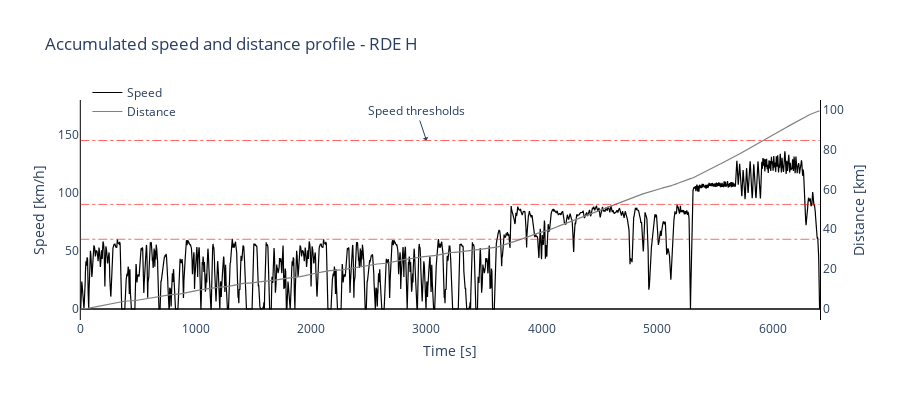
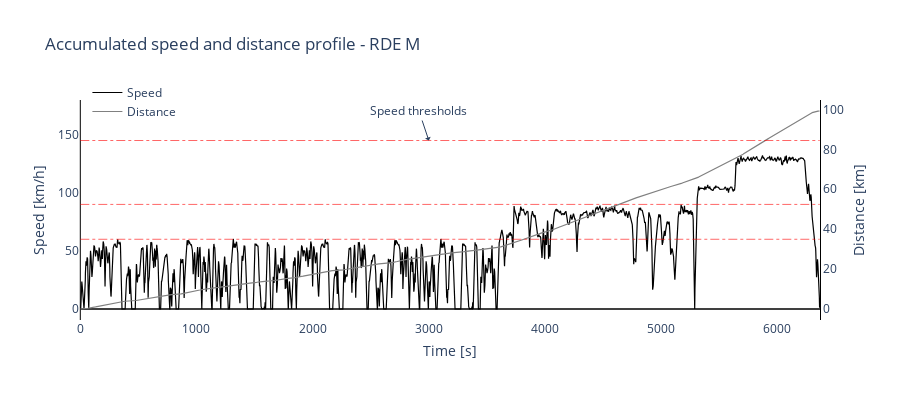
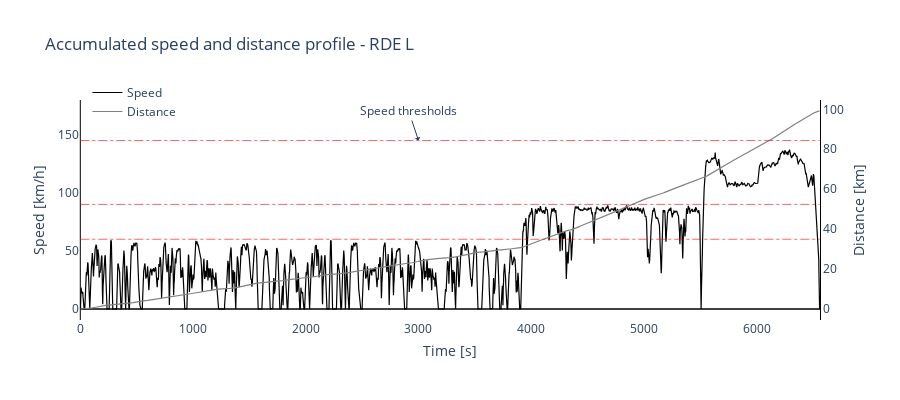

The notebook cell these images were saved under, in order:
### Code cell
fig = go.Figure()
# Agregar alguna traza de datos
fig.add_trace(go.Scatter(y=RDE_H["v_km_h_f"],name='Speed',mode="lines",line=dict(color='black',width=1.2)))
# Agregar la segunda traza de datos
fig.add_trace(go.Scatter(x=RDE_H["t_s"], y=RDE_H["distance_m"], name='Distance',yaxis='y2',line=dict(color='Gray',width=1.2)))

xmax = len(RDE_H["t_s"])

# Agregar una línea horizontal vel
fig.add_shape(type="line",x0=0,y0=60, x1=xmax,y1=60,line=dict(color="Red",width=0.6,dash="dashdot",),)
fig.add_shape(type="line",x0=0,y0=90, x1=xmax,y1=90,line=dict(color="Red",width=0.6,dash="dashdot",),)
fig.add_shape(type="line",x0=0,y0=145, x1=xmax,y1=145,line=dict(color="Red",width=0.6,dash="dashdot"),)
fig.add_annotation(x=3000, y=145, text="Speed thresholds", showarrow=True, arrowhead=1)

# Actualizar el layout para incluir el segundo eje Y
fig.update_layout(legend=dict(yanchor="top",y=1.1,xanchor="left",x=0.01),plot_bgcolor='white',paper_bgcolor='white', autosize=False,
    width=900,height=400, title_text="Accumulated speed and distance profile - RDE H",
    xaxis=dict(ticklen=40,showgrid=False,zeroline=True,zerolinecolor='black',zerolinewidth=1,title="Time [s]",title_standoff=10),
    yaxis=dict(ticklen=40,showgrid=False,zeroline=True,zerolinecolor='black',zerolinewidth=1,title='Speed [km/h]',title_standoff=10),
    yaxis2=dict(ticklen=40,showgrid=False,zeroline=True,zerolinecolor='black',zerolinewidth=1,title='Distance [km]',title_standoff=10,
                overlaying='y',side='right',showline=True,linecolor='black',linewidth=1))
fig.show()
distance_H = (simps(RDE_H["v_km_h_f"].divide(3.6).values,RDE_H.t_s.values))/1000 # TOTAL En km
print("Distancia recorrida del ciclo RDE H {:.0f} km".format(distance_H))
total_time_H = (RDE_H["t_s"].iloc[-1] - RDE_H["t_s"].iloc[0])/60 # en minutos
print("Tiempo total del ciclo RDE H {:.1f} minutos".format(total_time_H))


fig = go.Figure()
# Agregar alguna traza de datos
fig.add_trace(go.Scatter(y=RDE_M["v_km_h_f"],name='Speed',mode="lines",line=dict(color='black',width=1.2)))
# Agregar la segunda traza de datos
fig.add_trace(go.Scatter(x=RDE_M["t_s"], y=RDE_M["distance_m"], name='Distance',yaxis='y2',line=dict(color='Gray',width=1.2)))

xmax = len(RDE_M["t_s"])

# Agregar una línea horizontal vel
fig.add_shape(type="line",x0=0,y0=60, x1=xmax,y1=60,line=dict(color="Red",width=0.6,dash="dashdot",),)
fig.add_shape(type="line",x0=0,y0=90, x1=xmax,y1=90,line=dict(color="Red",width=0.6,dash="dashdot",),)
fig.add_shape(type="line",x0=0,y0=145, x1=xmax,y1=145,line=dict(color="Red",width=0.6,dash="dashdot"),)
fig.add_annotation(x=3000, y=145, text="Speed thresholds", showarrow=True, arrowhead=1)

# Actualizar el layout para incluir el segundo eje Y
fig.update_layout(legend=dict(yanchor="top",y=1.1,xanchor="left",x=0.01),plot_bgcolor='white',paper_bgcolor='white', autosize=False,
    width=900,height=400, title_text="Accumulated speed and distance profile - RDE M",
    xaxis=dict(ticklen=40,showgrid=False,zeroline=True,zerolinecolor='black',zerolinewidth=1,title="Time [s]",title_standoff=10),
    yaxis=dict(ticklen=40,showgrid=False,zeroline=True,zerolinecolor='black',zerolinewidth=1,title='Speed [km/h]',title_standoff=10),
    yaxis2=dict(ticklen=40,showgrid=False,zeroline=True,zerolinecolor='black',zerolinewidth=1,title='Distance [km]',title_standoff=10,
                overlaying='y',side='right',showline=True,linecolor='black',linewidth=1))
fig.show()

distance_L = (simps(RDE_M["v_km_h_f"].divide(3.6).values,RDE_M.t_s.values))/1000 # TOTAL En km
print("Distancia recorrida del ciclo RDE M {:.0f} km".format(distance_L))
total_time_L = (RDE_M["t_s"].iloc[-1] - RDE_M["t_s"].iloc[0])/60 # en minutos
print("Tiempo total del ciclo RDE M {:.1f} minutos".format(total_time_L))



fig = go.Figure()
# Agregar alguna traza de datos
fig.add_trace(go.Scatter(y=RDE_L["v_km_h_f"],name='Speed',mode="lines",line=dict(color='black',width=1.2)))
# Agregar la segunda traza de datos
fig.add_trace(go.Scatter(x=RDE_L["t_s"], y=RDE_L["distance_m"], name='Distance',yaxis='y2',line=dict(color='Gray',width=1.2)))

xmax = len(RDE_L["t_s"])

# Agregar una línea horizontal vel
fig.add_shape(type="line",x0=0,y0=60, x1=xmax,y1=60,line=dict(color="Red",width=0.6,dash="dashdot",),)
fig.add_shape(type="line",x0=0,y0=90, x1=xmax,y1=90,line=dict(color="Red",width=0.6,dash="dashdot",),)
fig.add_shape(type="line",x0=0,y0=145, x1=xmax,y1=145,line=dict(color="Red",width=0.6,dash="dashdot"),)
fig.add_annotation(x=3000, y=145, text="Speed thresholds", showarrow=True, arrowhead=1)

# Actualizar el layout para incluir el segundo eje Y
fig.update_layout(legend=dict(yanchor="top",y=1.1,xanchor="left",x=0.01),plot_bgcolor='white',paper_bgcolor='white', autosize=False,
    width=900,height=400, title_text="Accumulated speed and distance profile - RDE L",
    xaxis=dict(ticklen=40,showgrid=False,zeroline=True,zerolinecolor='black',zerolinewidth=1,title="Time [s]",title_standoff=10),
    yaxis=dict(ticklen=40,showgrid=False,zeroline=True,zerolinecolor='black',zerolinewidth=1,title='Speed [km/h]',title_standoff=10),
    yaxis2=dict(ticklen=40,showgrid=False,zeroline=True,zerolinecolor='black',zerolinewidth=1,title='Distance [km]',title_standoff=10,
                overlaying='y',side='right',showline=True,linecolor='black',linewidth=1))
fig.show()

distance_L = (simps(RDE_L["v_km_h_f"].divide(3.6).values,RDE_L.t_s.values))/1000 # TOTAL En km
print("Distancia recorrida del ciclo RDE L {:.0f} km".format(distance_L))
total_time_L = (RDE_L["t_s"].iloc[-1] - RDE_L["t_s"].iloc[0])/60 # en minutos
print("Tiempo total del ciclo RDE L {:.1f} minutos".format(total_time_L))

### Figure 1 — Plotly figure (JSON) as saved in the notebook; plotly's stock layout.template omitted (floating-point values rounded to 4 significant figures; data arrays with more than 128 entries replaced by an {"elided": "..."} marker saying what was removed)
{"data": [{"line": {"color": "black", "width": 1.2}, "mode": "lines", "name": "Speed", "type": "scatter", "y": {"elided": "6408 float values"}}, {"line": {"color": "Gray", "width": 1.2}, "name": "Distance", "type": "scatter", "x": {"elided": "6408 int values"}, "y": {"elided": "6408 float values"}, "yaxis": "y2"}], "layout": {"annotations": [{"arrowhead": 1, "showarrow": true, "text": "Speed thresholds", "x": 3000, "y": 145}], "autosize": false, "height": 400, "legend": {"x": 0.01, "xanchor": "left", "y": 1.1, "yanchor": "top"}, "paper_bgcolor": "white", "plot_bgcolor": "white", "shapes": [{"line": {"color": "Red", "dash": "dashdot", "width": 0.6}, "type": "line", "x0": 0, "x1": 6408, "y0": 60, "y1": 60}, {"line": {"color": "Red", "dash": "dashdot", "width": 0.6}, "type": "line", "x0": 0, "x1": 6408, "y0": 90, "y1": 90}, {"line": {"color": "Red", "dash": "dashdot", "width": 0.6}, "type": "line", "x0": 0, "x1": 6408, "y0": 145, "y1": 145}], "title": {"text": "Accumulated speed and distance profile - RDE H"}, "width": 900, "xaxis": {"showgrid": false, "ticklen": 40, "title": {"standoff": 10, "text": "Time [s]"}, "zeroline": true, "zerolinecolor": "black", "zerolinewidth": 1}, "yaxis": {"showgrid": false, "ticklen": 40, "title": {"standoff": 10, "text": "Speed [km/h]"}, "zeroline": true, "zerolinecolor": "black", "zerolinewidth": 1}, "yaxis2": {"linecolor": "black", "linewidth": 1, "overlaying": "y", "showgrid": false, "showline": true, "side": "right", "ticklen": 40, "title": {"standoff": 10, "text": "Distance [km]"}, "zeroline": true, "zerolinecolor": "black", "zerolinewidth": 1}}}

### Figure 2 — Plotly figure (JSON) as saved in the notebook; plotly's stock layout.template omitted (floating-point values rounded to 4 significant figures; data arrays with more than 128 entries replaced by an {"elided": "..."} marker saying what was removed)
{"data": [{"line": {"color": "black", "width": 1.2}, "mode": "lines", "name": "Speed", "type": "scatter", "y": {"elided": "6365 float values"}}, {"line": {"color": "Gray", "width": 1.2}, "name": "Distance", "type": "scatter", "x": {"elided": "6365 int values"}, "y": {"elided": "6365 float values"}, "yaxis": "y2"}], "layout": {"annotations": [{"arrowhead": 1, "showarrow": true, "text": "Speed thresholds", "x": 3000, "y": 145}], "autosize": false, "height": 400, "legend": {"x": 0.01, "xanchor": "left", "y": 1.1, "yanchor": "top"}, "paper_bgcolor": "white", "plot_bgcolor": "white", "shapes": [{"line": {"color": "Red", "dash": "dashdot", "width": 0.6}, "type": "line", "x0": 0, "x1": 6365, "y0": 60, "y1": 60}, {"line": {"color": "Red", "dash": "dashdot", "width": 0.6}, "type": "line", "x0": 0, "x1": 6365, "y0": 90, "y1": 90}, {"line": {"color": "Red", "dash": "dashdot", "width": 0.6}, "type": "line", "x0": 0, "x1": 6365, "y0": 145, "y1": 145}], "title": {"text": "Accumulated speed and distance profile - RDE M"}, "width": 900, "xaxis": {"showgrid": false, "ticklen": 40, "title": {"standoff": 10, "text": "Time [s]"}, "zeroline": true, "zerolinecolor": "black", "zerolinewidth": 1}, "yaxis": {"showgrid": false, "ticklen": 40, "title": {"standoff": 10, "text": "Speed [km/h]"}, "zeroline": true, "zerolinecolor": "black", "zerolinewidth": 1}, "yaxis2": {"linecolor": "black", "linewidth": 1, "overlaying": "y", "showgrid": false, "showline": true, "side": "right", "ticklen": 40, "title": {"standoff": 10, "text": "Distance [km]"}, "zeroline": true, "zerolinecolor": "black", "zerolinewidth": 1}}}

### Figure 3 — Plotly figure (JSON) as saved in the notebook; plotly's stock layout.template omitted (floating-point values rounded to 4 significant figures; data arrays with more than 128 entries replaced by an {"elided": "..."} marker saying what was removed)
{"data": [{"line": {"color": "black", "width": 1.2}, "mode": "lines", "name": "Speed", "type": "scatter", "y": {"elided": "6559 float values"}}, {"line": {"color": "Gray", "width": 1.2}, "name": "Distance", "type": "scatter", "x": {"elided": "6559 int values"}, "y": {"elided": "6559 float values"}, "yaxis": "y2"}], "layout": {"annotations": [{"arrowhead": 1, "showarrow": true, "text": "Speed thresholds", "x": 3000, "y": 145}], "autosize": false, "height": 400, "legend": {"x": 0.01, "xanchor": "left", "y": 1.1, "yanchor": "top"}, "paper_bgcolor": "white", "plot_bgcolor": "white", "shapes": [{"line": {"color": "Red", "dash": "dashdot", "width": 0.6}, "type": "line", "x0": 0, "x1": 6559, "y0": 60, "y1": 60}, {"line": {"color": "Red", "dash": "dashdot", "width": 0.6}, "type": "line", "x0": 0, "x1": 6559, "y0": 90, "y1": 90}, {"line": {"color": "Red", "dash": "dashdot", "width": 0.6}, "type": "line", "x0": 0, "x1": 6559, "y0": 145, "y1": 145}], "title": {"text": "Accumulated speed and distance profile - RDE L"}, "width": 900, "xaxis": {"showgrid": false, "ticklen": 40, "title": {"standoff": 10, "text": "Time [s]"}, "zeroline": true, "zerolinecolor": "black", "zerolinewidth": 1}, "yaxis": {"showgrid": false, "ticklen": 40, "title": {"standoff": 10, "text": "Speed [km/h]"}, "zeroline": true, "zerolinecolor": "black", "zerolinewidth": 1}, "yaxis2": {"linecolor": "black", "linewidth": 1, "overlaying": "y", "showgrid": false, "showline": true, "side": "right", "ticklen": 40, "title": {"standoff": 10, "text": "Distance [km]"}, "zeroline": true, "zerolinecolor": "black", "zerolinewidth": 1}}}
